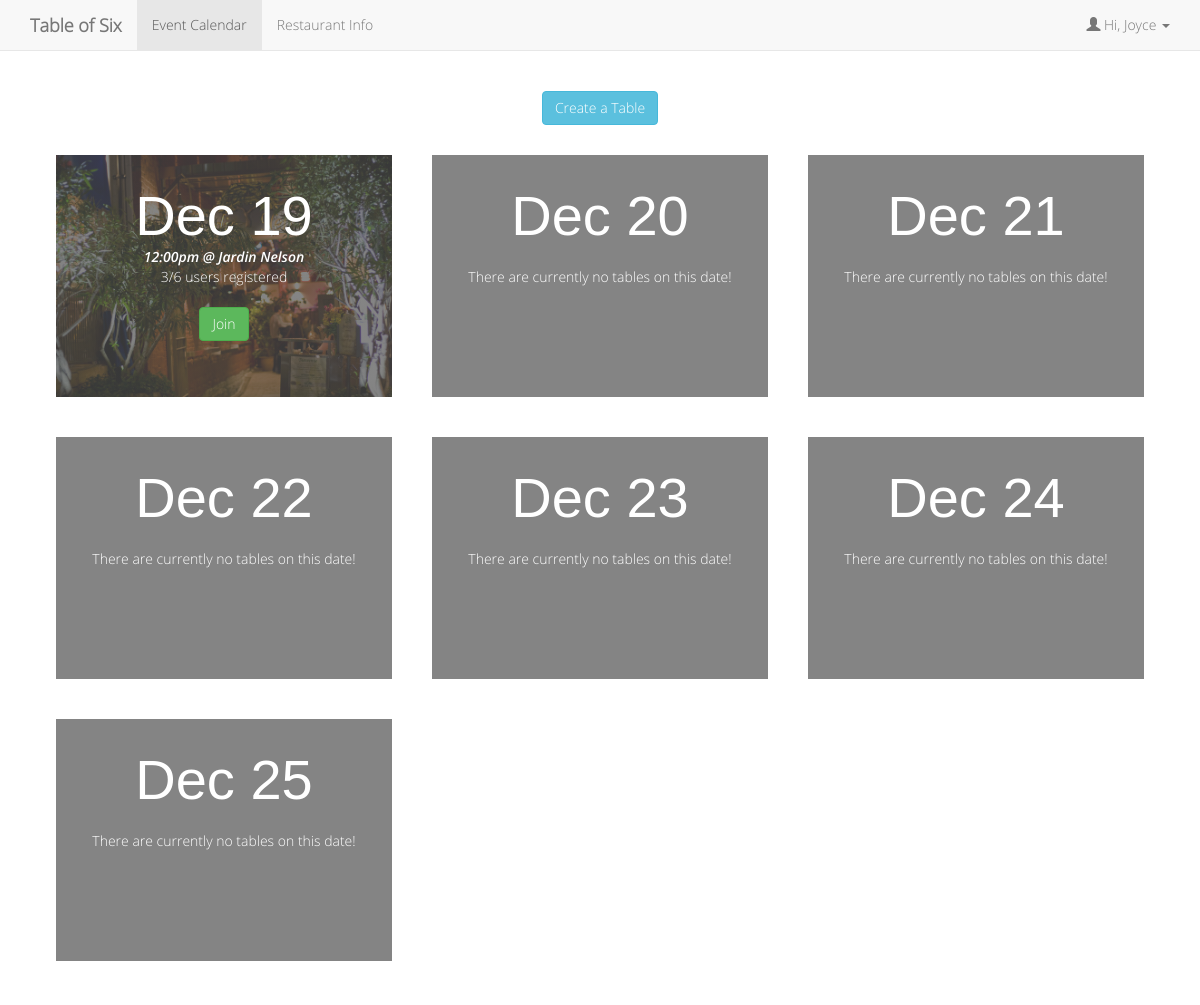
/calendar.php (signed in), run on the app's committed database.
### tables this page shows
CREATE TABLE `users` (
  `userId` int(11) NOT NULL,
  `userName` varchar(30) NOT NULL,
  `userEmail` varchar(60) NOT NULL,
  `userPass` varchar(255) NOT NULL
);

CREATE TABLE `eventreg` (
  `ID` int(11) NOT NULL,
  `Date` datetime NOT NULL,
  `Location` int(11) DEFAULT NULL,
  `user1` int(11) DEFAULT NULL,
  `user2` int(11) DEFAULT NULL,
  `user3` int(11) DEFAULT NULL,
  `user4` int(11) DEFAULT NULL,
  `user5` int(11) DEFAULT NULL,
  `user6` int(11) DEFAULT NULL
);

CREATE TABLE `restaurants` (
  `ID` int(11) NOT NULL,
  `name` varchar(45) NOT NULL,
  `address` varchar(45) NOT NULL,
  `number` varchar(10) DEFAULT NULL,
  `website` varchar(30) NOT NULL
);

### calendar.php (the view, shortened to what this page needs)
<?php
if( !isset($_SESSION['user']) ) {
	header("Location: index.php");
    exit;
} else {
	$cuser = $_SESSION['user'];
}
?>
<head>
  <link rel="stylesheet" href="assets/css/bootstrap.min.css">
	<link rel="stylesheet" href="assets/css/calendar.css">
</head>
<body>
	<nav class="navbar navbar-default navbar-fixed-top">
		<div class="container">
			<div class="navbar-header">
				<a class="navbar-brand"><b>Table of Six</b></a>
			</div>
			<div id="navbar" class="navbar-collapse collapse">
				<ul class="nav navbar-nav">
					<li class="active"><a href="calendar.php">Event Calendar</a></li>
					<li><a href="Resto.php">Restaurant Info</a></li>
				</ul>
				<ul class="nav navbar-nav navbar-right">
					<li class="dropdown">
						<a href="#" class="dropdown-toggle" data-toggle="dropdown" role="button" aria-haspopup="true" aria-expanded="false">
						<span class="glyphicon glyphicon-user"></span>&nbsp;Hi, <?php
						$getName = mysql_query("SELECT * FROM users WHERE userID=$cuser");
							while ($row = mysql_fetch_array($getName)) {
								echo ucwords($row['userName']);
							} ?>&nbsp;<span class="caret"></span></a>
					</li>
				</ul>
			</div>
		</div>
	</nav>
	<div class="container-fluid">
		<div class="row-lg-12 text-center"><?php
			echo '<p><a href="create.php" class="btn btn-info role="button">Create a Table</a></p>';
		?></div>
		<div class="row-lg-12"><?php
		for ($i = 0; $i <= 6; $i++) {
			$d = date('Y-m-d', strtotime("+" . $i . " days"));
			$q = "SELECT * FROM eventreg WHERE Date LIKE '$d%'";
			$res = mysql_query($q);
			$hasEvent = mysql_num_rows($res);
			if ($hasEvent > 0) {
				while ($event = mysql_fetch_array($res)) {
					echo '<div class="col-lg-4 col-md-6 col-sm-12 cal text-center">';
					echo '<h1>' . date('M d', strtotime("+" . $i . " days")) . '</h1>';
					echo '<div class="info">';
					$eid = $event['ID'];
					$datetime = new DateTime($event['Date']);
					$q2 = "SELECT * FROM restaurants WHERE ID=" . $event['Location'];
					$res2 = mysql_query($q2);
					while ($loc = mysql_fetch_array($res2)) {
						echo '<p class="location '. $loc['ID'] . '">' .
						$datetime->format('g:ia') . ' @ ' . $loc['name'] . '</p>';
					}
					$q3 = "SELECT user1, user2, user3, user4, user5, user6,
						CASE WHEN user1 IS NULL THEN 0 ELSE 1 END
						+ CASE WHEN user2 IS NULL THEN 0 ELSE 1 END
						+ CASE WHEN user3 IS NULL THEN 0 ELSE 1 END
						+ CASE WHEN user4 IS NULL THEN 0 ELSE 1 END
						+ CASE WHEN user5 IS NULL THEN 0 ELSE 1 END
						+ CASE WHEN user6 IS NULL THEN 0 ELSE 1 END
						AS reg_users
					FROM eventreg WHERE ID = $eid";
					$res3 = mysql_query($q3);
					while ($row = mysql_fetch_array($res3)) {
						$numReg = $row['reg_users'];
						if ($numReg >= 6) {
							echo 'This table is currently full.<br>';
						} else {
							echo $numReg. '/6 users registered<br>';
						}
						$isRegistered = false;
						if ($isRegistered) {
							echo '<a href="updateevent.php?eid='.$eid.'&task=0" class="btn btn-danger" role="button">Leave</a>';
						} elseif ($numReg < 6) {
							echo '<a href="updateevent.php?eid='.$eid.'&task=1" class="btn btn-success" role="button">Join</a>';
						}
					}
					echo '</div></div>';
				}
			} else {
				echo '<div class="col-lg-4 col-md-6 col-sm-12 cal text-center">';
				echo '<h1>' . date('M d', strtotime("+" . $i . " days")) . '</h1>';
				echo '<div class="info">';
				echo '<br>There are currently no tables on this date!';
				echo '</div></div>';
			}
		}
		?>
		</div>
	</div>
</body>

### assets/css/calendar.css (style rules this page uses)
.container-fluid { padding: 0% 3% 2% 3%; }
* { margin:0; padding:0; font-family: 'Open Sans Light', sans-serif; }
.navbar-fixed-top { position: relative; }
.cal { padding: 30px; border: 20px solid white; background-color: rgba(80, 80, 80, 0.7); color: white; min-height: 282px; }
h1 { font-family: 'Bebas Neue Bold', sans-serif; font-size: 4em; color: white; margin: 0px; padding: 0px; }
.location { font-family: 'Open Sans SemiBoldItalic', sans-serif; margin:0px; padding: 0px; }
.btn { margin-top: 20px; }

### data on the page
users: userName "Joyce"
eventreg: i "Dec 19", Date "12:00pm", numReg "3"
restaurants: name "Jardin Nelson"

### other printed values
date('M d', strtotime("+" . $i . " days")) "Dec 20"
date('M d', strtotime("+" . $i . " days")) "Dec 21"
date('M d', strtotime("+" . $i . " days")) "Dec 22"
date('M d', strtotime("+" . $i . " days")) "Dec 23"
date('M d', strtotime("+" . $i . " days")) "Dec 24"
date('M d', strtotime("+" . $i . " days")) "Dec 25"
